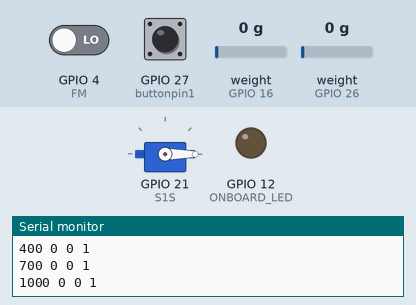
The sketch below on a simulated ESP32. Shown: servo, output pins drawn as LEDs (lit = HIGH), the last lines printed to the serial monitor. The test bench sets the inputs (shaded band); at power-on: GPIO 27 (buttonpin1) LOW, GPIO 4 (FM) LOW, weight on the scale (sensors on GPIO 16, GPIO 26) 0 g.

Above: at 1.2 s.
1.3 s: GPIO 27 (buttonpin1) pulled HIGH for 1 s
At 3.3 s:
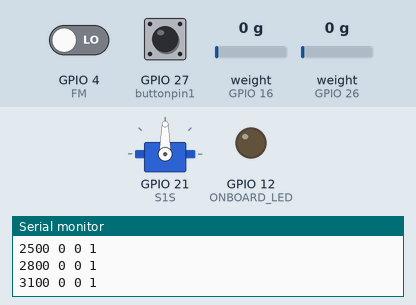
4.2 s: GPIO 27 (buttonpin1) pulled HIGH for 3.2 s
At 5.6 s:
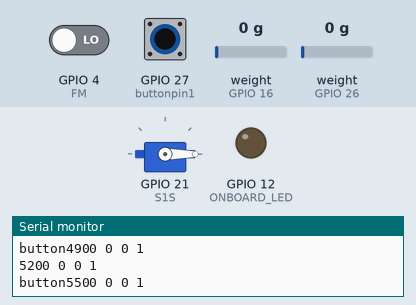
13.4 s: GPIO 27 (buttonpin1) driven HIGH
At 13.9 s:
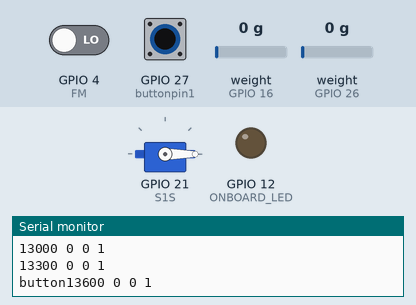
16.4 s: GPIO 27 (buttonpin1) driven LOW
At 17.4 s:
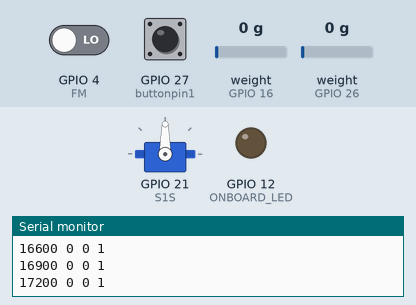
18.1 s: GPIO 4 (FM) driven LOW and GPIO 27 (buttonpin1) driven HIGH
At 18.7 s:
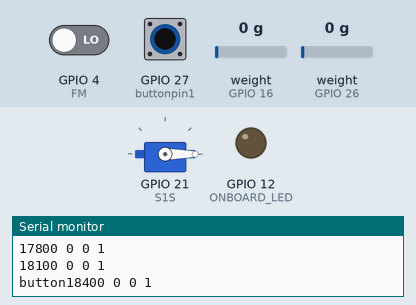
Timing chart, 0 to 21.1 s (numbered marks = the images above; inputs shaded):
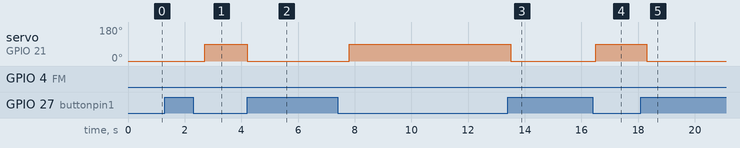

Measured:
- after the input at 1.3 s, servo on GPIO 21 (S1S): 0° → 90° after 1.4 s
- after the input at 4.2 s, servo on GPIO 21 (S1S): 90° → 0° at once, → 90° 3.6 s later
- after the input at 13.4 s, servo on GPIO 21 (S1S): 90° → 0° after 0.10 s
- after the input at 16.4 s, servo on GPIO 21 (S1S): 0° → 90° after 0.10 s
- after the input at 18.1 s, servo on GPIO 21 (S1S): 90° → 0° after 0.20 s

The sketch:

FlowmeterCalibration.ino
```cpp
// Identical to DAQBoard code, except meant for flowmeter calibration

/*
This code runs on the DAQ ESP32 and has a couple of main functions.
1. Read sensor data
2. Send sensor data to COM ESP32
3. Recieve servo commands from COM ESP32
4. Send PWM signals to servos
*/

#include <esp_now.h>
#include <WiFi.h>
#include <ESP32Servo.h>
#include <Wire.h>
#include <Arduino.h>
#include "HX711.h"

//define pins to use for the various sensors and connections. define takes up less space on the chip
#define ONBOARD_LED  12
#define PT1DOUT 26
#define PT2DOUT 16

#define CLK 19
#define CLK2 25
#define FM 4

#define S1S 21

//define servo min and max values
#define SERVO_MIN_USEC (900)
#define SERVO_MAX_USEC (2100)

//bitton stuff
const int buttonpin1 = 27;
bool pressed = false;
bool prevPressed = false;
bool valveOpened = false;
int incomingS1 = 0;
int angle = 90;
float pressTime = 0;
int servo1_curr = 90;
int servo2_curr = 0;
int S1=0;


//Initialize flow meter variables for how it computes the flow amount
float currentMillis = 0;
float currentTime;
float goalTime = 100;
float currReading1;
float currReading2;
float loopTime=100;
float programStart;
float calibrationTime = 10000;  //ms

//FM counter
float fmcount;
float flowRate;
boolean currentState;
boolean lastState = false;

//Initialize the PT and LC sensor objects which use the HX711 breakout board
HX711 scale1;
HX711 scale2;

//Initialize the servo objects
Servo servo1;

//define servo necessary values
int ADC_Max = 4096;


int count=3;

float endTime;
float timeDiff;


typedef struct struct_message {
    float pt1;
    float pt2;
    float pt3;
    float pt4;
    float pt5;
    float lc1;
    float lc2;
    float lc3;
    float fm;
    int S1;
    int S2;
    int S1S2;
    boolean I;
} struct_message;

// Create a struct_message called Readings to recieve sensor readings remotely
struct_message incomingReadings;

// Create a struct_message to send commands
struct_message Commands;


void setup() {
  //attach servo pins
  servo1.attach(S1S,SERVO_MIN_USEC,SERVO_MAX_USEC );

  // attach onboard LED
  pinMode(ONBOARD_LED,OUTPUT);

//set gains for pt pins
  scale1.begin(PT1DOUT, CLK);
  scale1.set_gain(64);
  scale2.begin(PT2DOUT, CLK2);
  scale2.set_gain(64);
//Flowmeter untreupt
 pinMode(FM, INPUT);           //Sets the pin as an input

 Serial.begin(115200);

  // Set device as a Wi-Fi Station

  programStart = millis();
}

void loop() {

  pressed = digitalRead(buttonpin1); //push button to send servo signals


if (valveOpened) {
  digitalWrite( ONBOARD_LED,HIGH);
} else {
  digitalWrite( ONBOARD_LED,LOW);
}

if (prevPressed && (millis() - pressTime > 500)) {
  prevPressed = false;
  Commands.S1 = 90 - servo1_curr;
  servo1_curr = 90 - servo1_curr;
}

  if (pressed && !prevPressed) {
    Commands.S1 = 90 - servo1_curr;
    servo1_curr = 90 - servo1_curr;
    pressTime = millis();
    Serial.print("button");
    //remove the following line with code that detects the status of the valve
  //  valveOpened = !valveOpened;
  // ADDED
  prevPressed = pressed;
  }

  S1=Commands.S1;

  servo1.write(S1);


  getReadings();


//  }
}

void getReadings(){
  currentMillis = millis();
  fmcount = 0;
  while (millis() - currentMillis < goalTime) {
    currentState = digitalRead(FM);
    if (!(currentState == lastState)) {
      lastState = currentState;
      fmcount += 1;
      Serial.print(millis());
      Serial.print(" ");
      Serial.print(scale1.read());
      Serial.print(" ");
      Serial.print(scale2.read());
      Serial.print(" ");
      Serial.println(millis());


    }
  }

      Serial.print(millis());
      Serial.print(" ");
      Serial.print(scale1.read());
      Serial.print(" ");
      Serial.print(scale2.read());
      Serial.print(" ");
      Serial.println(1);
}
```
